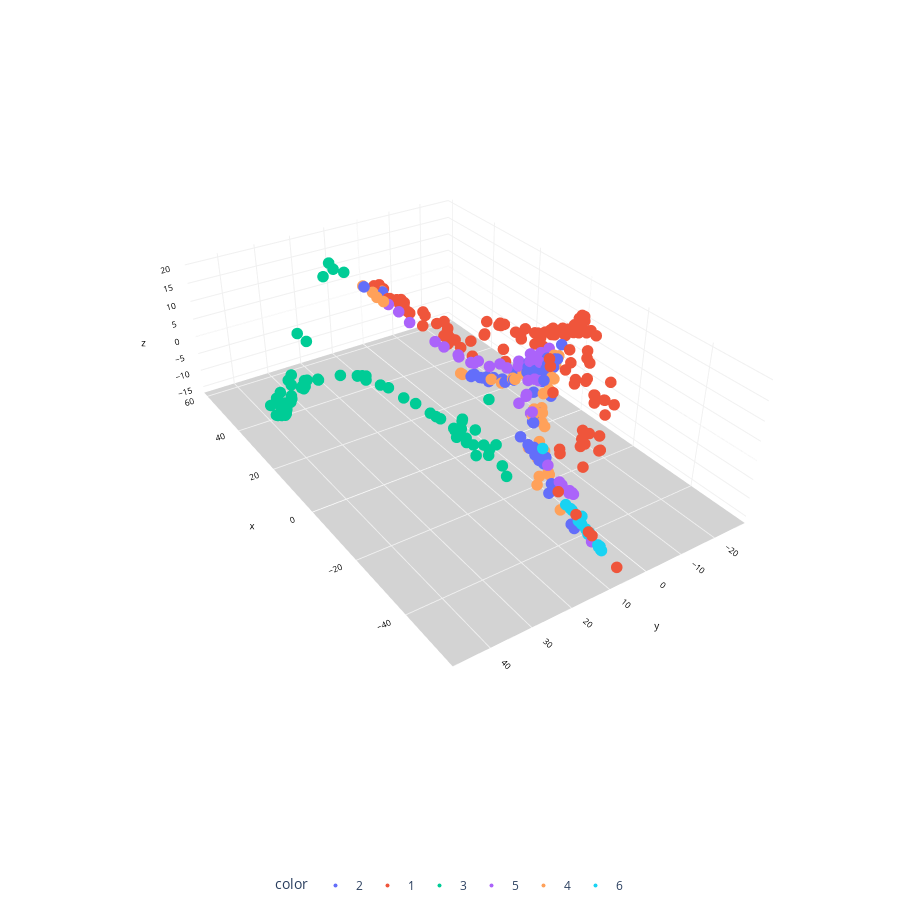

The notebook cell saved with this chart:
### Markdown cell above
### Visualizando os resultados

### Code cell
import plotly.express as px

# Cria uma plotagem 3D
fig = px.scatter_3d(None, 
                    x=X_trans3[:,0], y=X_trans3[:,1], z=X_trans3[:,2],
                    color=y.astype(str),
                    # color=[y_replace(n, n) for n in y],
                    height=900, width=900
                   )

# Ajusta o design da plotagem
fig.update_layout(#title_text="Plot 3D ",
                  showlegend=True,
                  legend=dict(orientation="h", yanchor="top", y=0, xanchor="center", x=0.5),
                  scene_camera=dict(up=dict(x=0, y=0, z=1), 
                                        center=dict(x=0, y=0, z=-0.2),
                                        eye=dict(x=-1.5, y=1.5, z=0.5)),
                                        margin=dict(l=0, r=0, b=0, t=0),
                  scene = dict(xaxis=dict(backgroundcolor='white',
                                          color='black',
                                          gridcolor='#f0f0f0',
                                          title_font=dict(size=10),
                                          tickfont=dict(size=10),
                                         ),
                               yaxis=dict(backgroundcolor='white',
                                          color='black',
                                          gridcolor='#f0f0f0',
                                          title_font=dict(size=10),
                                          tickfont=dict(size=10),
                                          ),
                               zaxis=dict(backgroundcolor='lightgrey',
                                          color='black', 
                                          gridcolor='#f0f0f0',
                                          title_font=dict(size=10),
                                          tickfont=dict(size=10),
                                         )))

# ajusta o tamanho dos marcadores
fig.update_traces(marker=dict(size=4))

fig.show()
